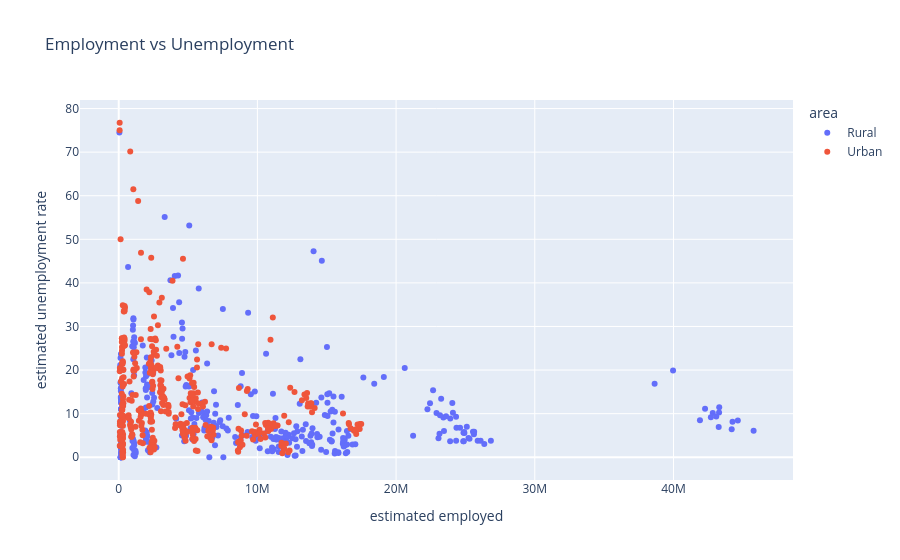

Notebook source saved alongside this figure:
### Markdown cell above
## 14. State Comparison

### Code cell
fig = px.scatter(
    df,
    x='estimated employed',
    y='estimated unemployment rate',
    color='area',
    hover_data=['state'],
    title='Employment vs Unemployment'
)

fig.show()

### Figure 1 — Plotly figure (JSON) as saved in the notebook; plotly's stock layout.template omitted (floating-point values rounded to 4 significant figures; data arrays with more than 128 entries replaced by an {"elided": "..."} marker saying what was removed)
{"data": [{"customdata": {"elided": "359x1 str values"}, "hovertemplate": "area=Rural<br>estimated employed=%{x}<br>estimated unemployment rate=%{y}<br>state=%{customdata[0]}<extra></extra>", "legendgroup": "Rural", "marker": {"color": "#636efa", "symbol": "circle"}, "mode": "markers", "name": "Rural", "orientation": "v", "showlegend": true, "type": "scatter", "x": {"elided": "359 float values"}, "xaxis": "x", "y": {"elided": "359 float values"}, "yaxis": "y"}, {"customdata": {"elided": "381x1 str values"}, "hovertemplate": "area=Urban<br>estimated employed=%{x}<br>estimated unemployment rate=%{y}<br>state=%{customdata[0]}<extra></extra>", "legendgroup": "Urban", "marker": {"color": "#EF553B", "symbol": "circle"}, "mode": "markers", "name": "Urban", "orientation": "v", "showlegend": true, "type": "scatter", "x": {"elided": "381 float values"}, "xaxis": "x", "y": {"elided": "381 float values"}, "yaxis": "y"}], "layout": {"legend": {"title": {"text": "area"}, "tracegroupgap": 0}, "title": {"text": "Employment vs Unemployment"}, "xaxis": {"anchor": "y", "domain": [0, 1], "title": {"text": "estimated employed"}}, "yaxis": {"anchor": "x", "domain": [0, 1], "title": {"text": "estimated unemployment rate"}}}}
